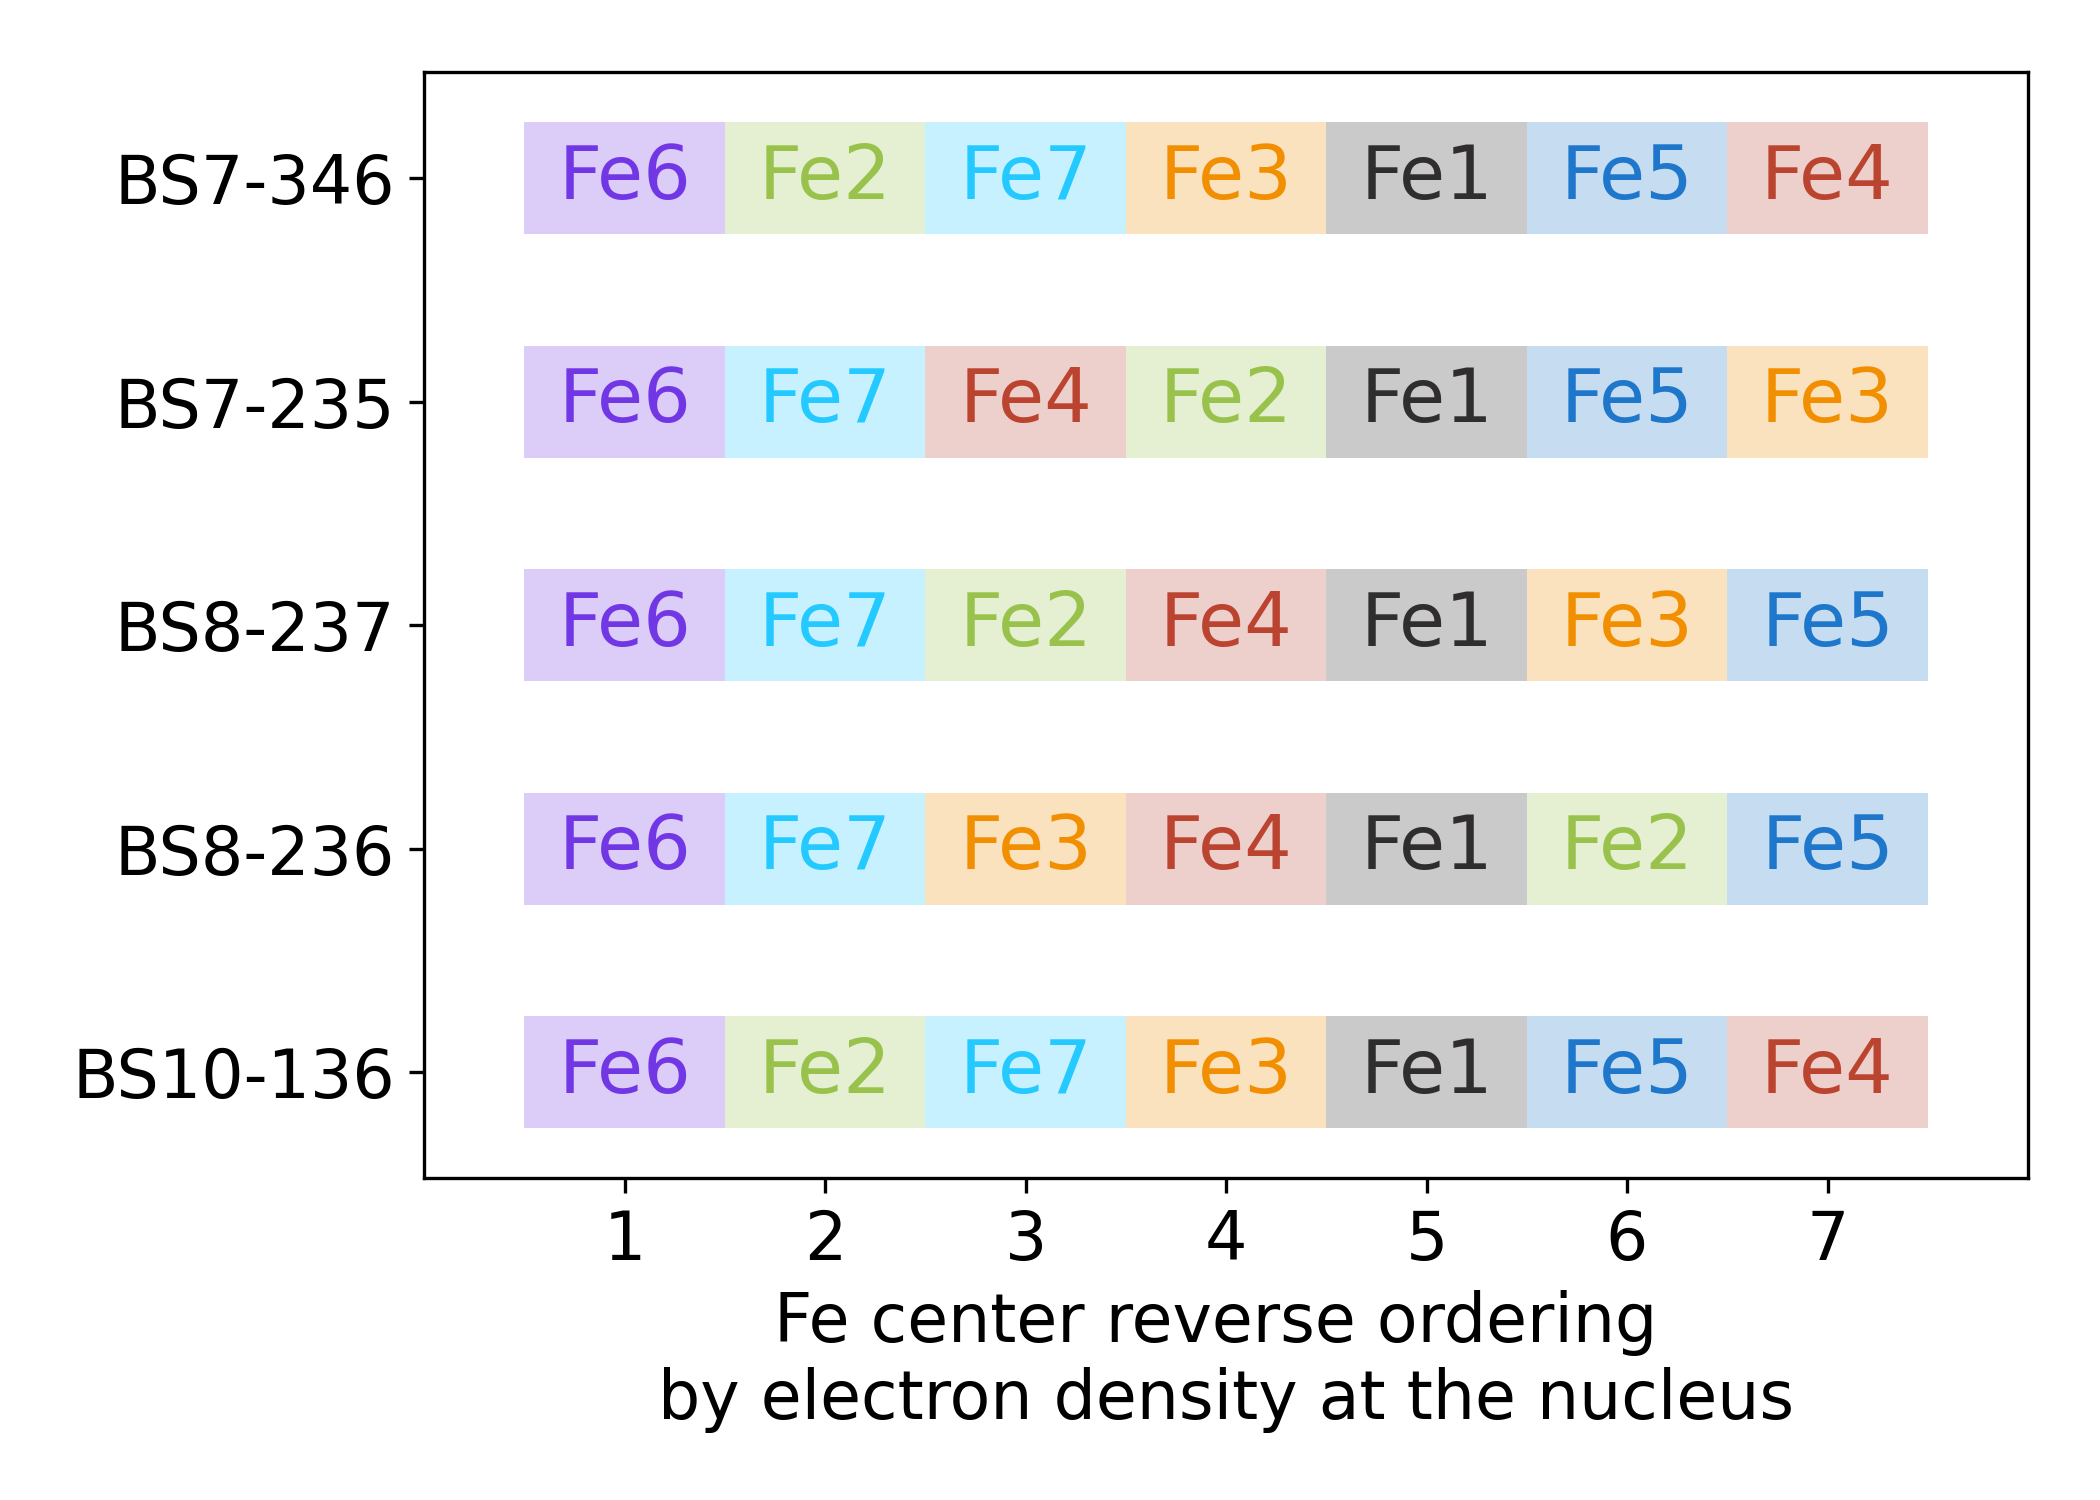

Reproduce this figure in Python.
# ---------------------------------------------------------------------------
# Copyright (C) 2026 Huanchen Zhai. All Rights Reserved.
# 
# This program is free software: you can redistribute it and/or modify
# it under the terms of the GNU General Public License as published by
# the Free Software Foundation, either version 3 of the License, or
# (at your option) any later version.
# 
# This program is distributed in the hope that it will be useful,
# but WITHOUT ANY WARRANTY; without even the implied warranty of
# MERCHANTABILITY or FITNESS FOR A PARTICULAR PURPOSE.  See the
# GNU General Public License for more details.
# 
# You should have received a copy of the GNU General Public License
# along with this program.  If not, see <https://www.gnu.org/licenses/>.
# ---------------------------------------------------------------------------


import matplotlib.pyplot as plt
import numpy as np, json

plt.rcParams.update({'font.size': 16})
plt.figure(figsize=(7, 5))

data = json.load(open("../20-Data/90-colors.json", "r", encoding='utf-8'))
data |= json.load(open("../20-Data/80-bs-states.json", "r", encoding='utf-8'))
data |= json.load(open("../20-Data/14-large-uccsd.json", "r", encoding='utf-8'))

bs_init = data['bs']
bs_map = data['name_ijk']
colors = data['colors']

ia = 3
prop_uccsd = np.array([min([(x['uccsd'], x['uccsd(t)'], x.get('uccsd-nuc-density', [0.0] * 8))
    for x in data['large_uccsd'][str(ia)][str(ix)] if 'uccsd' in x] + [(0, 0, [0.0] * 8)])[2] for ix in range(35)])
prop_order = [np.argsort(x) for x in prop_uccsd]

inits = [18, 25, 26, 27, 8]
femap = [0, 1, 4, 3, 2, 5, 7, 6]

for ix, init in enumerate(inits):
    for jx in range(7):
        plt.barh(ix, 1, left=6 - jx + 0.5, color=colors[prop_order[init][jx]], height=0.5, alpha=0.25)

for ix, init in enumerate(inits):
    for jx in range(7):
        plt.text(6 - jx + 1, ix, 'Fe%d' % femap[prop_order[init][jx] + 1], color=colors[prop_order[init][jx]], fontsize=18,
            ha='center', va='center', zorder=10)

plt.yticks([0, 1, 2, 3, 4], [bs_map[str(ix)] for ix in inits])
plt.xlim(0, 8)
plt.xticks(list(range(1, 8)))

plt.gca().invert_yaxis()
plt.xlabel('Fe center reverse ordering \nby electron density at the nucleus')
plt.tight_layout()
plt.savefig('54-fig-5f.png', dpi=300)
